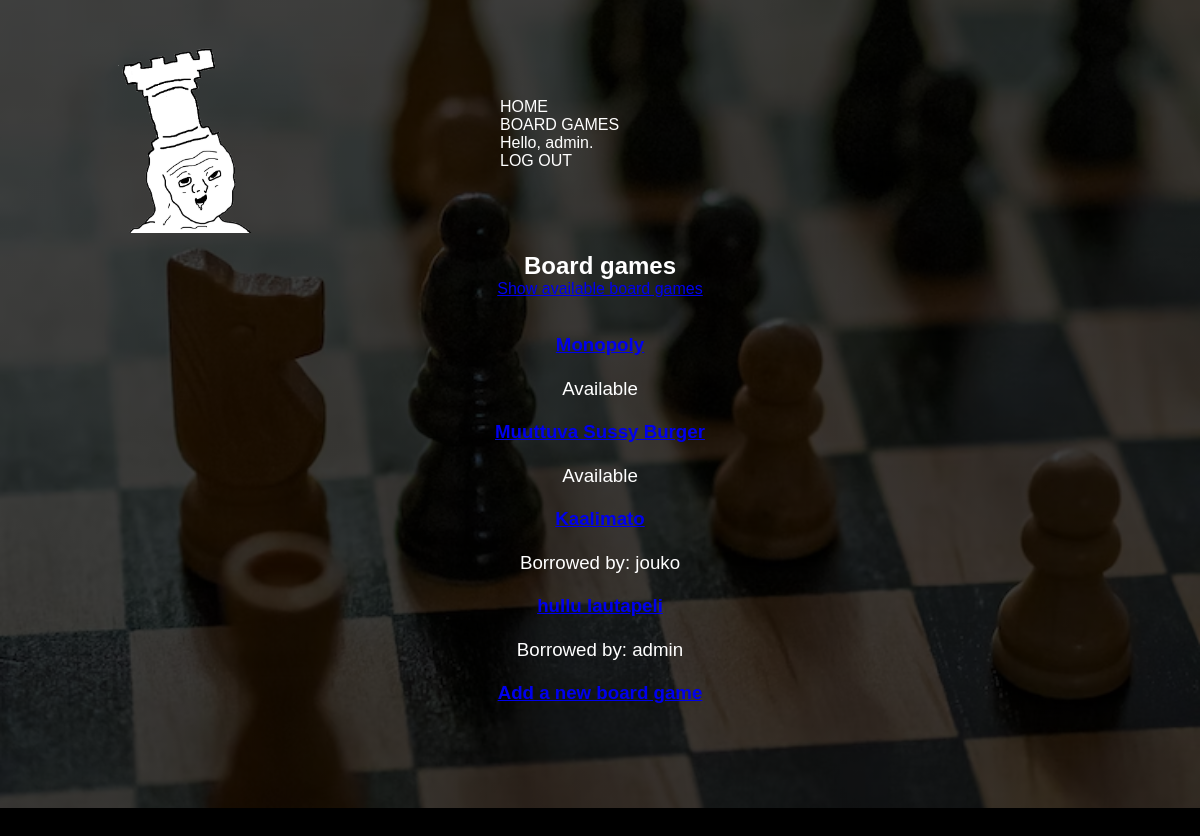
The app's page /board_games/0 (signed in) with its own data.
### board_game_app/models.py (models this page shows)
class Boardgame(models.Model): #creating the class
    owner = models.ForeignKey(User, on_delete=models.CASCADE, null=True)
    name = models.CharField(max_length=200)
    designer = models.CharField(max_length=200)
    artist = models.CharField(max_length=200)
    publisher = models.CharField(max_length=200)
    year_published = models.IntegerField()
    date_added = models.DateTimeField(auto_now_add=True)
    date_modified = models.DateTimeField(auto_now=True)
    def __str__(self):
        return (self.name)

### board_game_app/views.py (the view)
# urls.py: path("board_games/<int:toggle>", views.board_games, name="board_games"),
@login_required
def board_games(request, toggle):
    toggle = toggle
    if toggle == 0:
        board_games = Boardgame.objects.order_by("date_added")
    elif toggle == 1:
        board_games = Boardgame.objects.filter(owner=None).order_by("date_added")
    context = {"board_games" : board_games, "toggle" : toggle }
    return render(request, "board_game_app/board_games.html", context)

### board_game_app/templates/board_game_app/board_games.html
{% extends "board_game_app/base.html" %}
{% block content %}
<div class="content">
    <h2>Board games</h2>
        {% if toggle == 0 %}
        <a href="{% url "board_game_app:board_games"  1 %}">Show available board games</a>
        {% elif toggle == 1 %}
        <a href="{% url "board_game_app:board_games"  0 %}">Show all board games</a>
        {% endif %}
    <br>
    <br>
    <br>
    <ul>
        {% for board_game in board_games %}
        <li><h3>
            <div>
                <a href="{%  url "board_game_app:board_game" board_game.id %}"> {{ board_game }} </a>
                {% if board_game.owner == None %}
                <p> Available </p>
                {% else %}
                <p> Borrowed by: {{ board_game.owner }}</p>
                {% endif %}
            </div>
        </h3></li>
        {% empty %}
        <li><h3>No boardgames have been added yet</h3></li>
        {% endfor %}
    </ul>
    <h3><a href="{% url 'board_game_app:new_board_game' %}">Add a new board game</a></h3>
</div>
{% endblock content %}

### board_game_app/templates/board_game_app/base.html (shortened to what this page needs)
{% load static %}
<html lang="en">
    <head>
        <link rel="stylesheet" href="{% static 'css/style.css' %}">
    </head>
    <body style="background-color:black;">
        <div class="banner">
            <div class="navbar">
                <img src="{% static 'css/logo.png' %}" class="logo">
                <ul>
                    <li><a href="{% url "board_game_app:index" %}">Home</a></li>
                    {% if user.is_authenticated %}
                    <li><a href="{% url "board_game_app:board_games" 0 %}">Board games</a></li>
                    <li><p style="color:white;">Hello, {{ user.username }}.</p></li>
                    <li><a href="{% url "users_app:logout" %}">Log out</a></li>
                    {% else %}
                    <li><p style="color:white;">Login to view board games.</p></li>
                    <li><a href="{% url "users_app:login" %}">Log in</a></li>
                    <li><a href="{% url "users_app:register" %}">Register</a></li>
                    {% endif %}
                </ul>
            </div>
        </div>
        <main role="main" class="container">
            <div>
                {% block content %}{% endblock content %}
            </div>
        </main>
    </body>
</html>

### board_game_app/static/css/style.css (style rules this page uses)
* { margin: 0; padding: 0; font-family: sans-serif; }
.banner { width: 100%; height: 101vh; background-image: linear-gradient(rgba(0, 0, 0, 0.75),rgba(0, 0, 0, 0.75)),url(back.avif); background-size: cover; background-position: center; }
.navbar { width: 85%; margin: auto; padding: 35px; display: flex; align-items: center; justify-content: space-between; }
.logo { width: 200px; cursor: pointer; }
.navbar ul li { list-style: none; display: inline-block; margin: 0 210px; }
.navbar ul li a { text-decoration: none; color: #fff; text-transform: uppercase; }
.navbar ul li::after { content: ""; height: 3px; width: 100%; background: #fff; position: absolute; left: 0; bottom: -10; transition: 0.5s; }
.content { width: 100%; position: absolute; top: 30%; transform: translateY(-50); text-align: center; color: #fff; }
.content p { margin: 20px auto; font-weight: 100; line-height: 25px; }

### records on screen
Boardgame: name "Monopoly", shows "Available"
Boardgame: name "Muuttuva Sussy Burger", shows "Available"
Boardgame: name "Kaalimato", owner "jouko"
Boardgame: name "hullu lautapeli", owner "admin"

### other values on screen
{{ user.username }} "admin"
